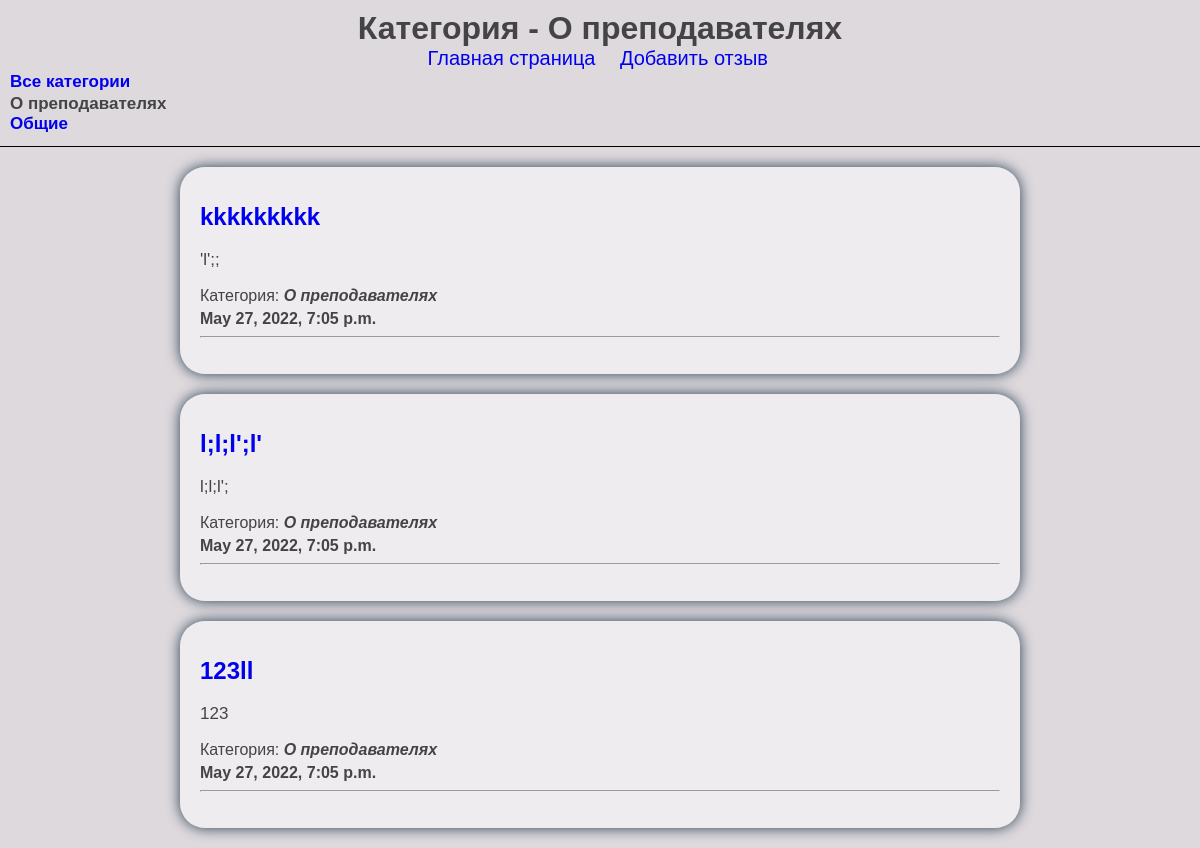
The app's page /category/o-prepodavatelyah/ (signed in) with its own data.
### feedbackapp/models.py (models this page shows, shortened)
class Category(models.Model):
    name = models.CharField(max_length=255, db_index=True, verbose_name='Категория')
    slug = models.SlugField(max_length=255, unique=True, db_index=True, verbose_name='url')
    def __str__(self):
        return self.name
    def get_absolute_url(self):
        return reverse('category', kwargs={'slug_category': self.slug})
    class Meta:
        verbose_name = 'Категория'
        verbose_name_plural = 'Категории'
        ordering = ['id']

class Feedback(models.Model):
    title = models.CharField(max_length=255, verbose_name='Название')
    content = models.TextField(verbose_name='Текст')
    slug = models.SlugField(max_length=255, unique=True, db_index=True, verbose_name='url')
    time_create = models.DateTimeField(auto_now_add=True, verbose_name='Дата создания')
    is_published = models.BooleanField(default=True, verbose_name='Опубликовано')
    cat = models.ForeignKey('Category', on_delete=models.PROTECT, null=True, verbose_name='Категория')
    def get_absolute_url(self):
        return reverse('feed', kwargs={'slug_feed': self.slug})
    class Meta:
        verbose_name = 'Отзыв'
        verbose_name_plural = 'Отзывы'
        ordering = ['-time_create', 'title']

### feedbackapp/views.py (the view)
# urls.py: path('category/<slug:slug_category>/', FeedbackCategory.as_view(), name='category'),
class FeedbackCategory(DataMixin, ListView):
    model = Feedback
    template_name = 'feedback/index.html'
    context_object_name = 'info'
    slug_url_kwarg = 'slug_category'
    def get_context_data(self, *, object_list=None, **kwargs):
        context = super().get_context_data(**kwargs)
        c_def = self.get_user_context(title='Категория - ' + str(context['info'][0].cat),
                                      cat_selected=context['info'][0].cat_id)
        return c_def | context
    def get_queryset(self):
        return Feedback.objects.filter(cat__slug=self.kwargs['slug_category'], is_published=True)

### feedbackapp/utils.py (called while the page is built)
    def get_user_context(self, *, object_list=None, **kwargs):
        paginate_by = 4
        context = kwargs
        cats = Category.objects.annotate(Count('feedback'))
        user_menu = menu.copy()
        if not self.request.user.is_authenticated:
            user_menu.pop(1)
        context['menu'] = user_menu
        context['cats'] = cats
        return context

### feedbackapp/templates/feedback/index.html
{% extends 'feedback/base.html'%}
{% block content %}
{% for i in info %}
<div class="container">
    <ul class="feedbacks">
        <li class=index>
            <a href="{{i.get_absolute_url}}"><h2>{{i.title}} </h2></a>
            <div class="content">
                <p class="content">
                    {{i.content|truncatewords:20}}
                </p></div>
           <span>Категория:</span>
            <span class="place_category">{{i.cat}}</span>
            <span class="data">{{i.time_create}}</span>
            <hr>
        </li>
    </ul>
</div>
{% endfor %}
{% endblock %}

### feedbackapp/templates/feedback/base.html (shortened to what this page needs)
{% load static %}
{% load feedback_tags %}
<!DOCTYPE html>
<html lang="en">
<head>
    <link type="text/css" rel="stylesheet" href="{% static 'feedback/style.css' %}">
</head>
<body>
{% block menu %}
<header>
    <h1>{{title}}</h1>
    <nav>
        {% for m in menu %}
        <span class="text_menu"><a href="{% url m.url_name %}">{{m.title}}</a></span>
        {% endfor%}
    </nav>
    <div class="category_container">
        <ul class="category">
            {% if cat_selected == 0 %}
            <li>Все категории</li>
            {% else %}
            <li><a href="{% url 'home' %}"> Все категории </a></li>
            {% endif %}
            {% for cat in cats %}
            {% if cat.feedback__count > 0 %}
            {% if cat.id == cat_selected %}
            <li>{{cat.name}}</li>
            {% else %}
            <li><a href="{{cat.get_absolute_url}}">{{cat.name}}</a></li>
            {% endif %}
            {% endif %}
            {% endfor %}
        </ul>
    </div>
</header>
{% endblock menu %}
{% block content %}
{% endblock %}
</body>
</html>

### feedbackapp/static/feedback/style.css (style rules this page uses)
html, body { font-family: 'Arial'; margin: 0; padding: 0; color: #444; background-color: #ded9dd; }
a { text-decoration: none; display: inline-block; }
a:after { background-color: #f66d52; display: block; content: ""; height: 2px; width: 0%; -webkit-transition: width .3s ease-in-out; -moz--transition: width .3s ease-in-out; transition: width .3s ease-in-out; }
header { padding: 10px; border-bottom: 1.6px solid black; text-align: center; }
.text_menu { margin: 10px; font-size: 20px; }
.feedbacks { list-style-type: none; padding: 0; }
.content { text-align: justify; max-width: 700px; font-size: 17px; }
.data { display: block; font-weight: 600; margin-top: 0; max-width: 230px; margin-top: 5px; }
.container { background-color: rgba(255, 255, 255, 0.5); margin: auto; margin-top: 20px; margin-bottom: 20px; padding: 20px; max-width: 800px; box-shadow: 0px 0px 14px 0px rgba(34, 60, 80, 1); border-radius: 25px; }
h2 { margin: 0; }
.category_container { margin: 0; width: 500px; text-align: left; }
.category { font-size: 17px; padding: 0; margin: 0; list-style-type: none; font-weight: 700; }
.place_category { font-style: oblique; font-weight: 700; }
h1 { margin: 0; margin-left: 0px; }

### records on screen
Category: name "О преподавателях"
Category: name "Общие"
Feedback: title "kkkkkkkkk", content "'l';;", cat "О преподавателях", time_create "May 27, 2022, 7:05 p.m."
Feedback: title "l;l;l';l'", content "l;l;l';", cat "О преподавателях", time_create "May 27, 2022, 7:05 p.m."
Feedback: title "123ll", content "123", cat "О преподавателях", time_create "May 27, 2022, 7:05 p.m."

### other values on screen
{{ title }} "Категория - О преподавателях"
{{ m.title }} "Главная страница" "Добавить отзыв"
